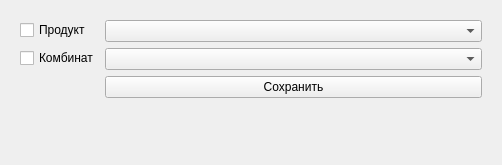
<?xml version="1.0" encoding="UTF-8"?>
<ui version="4.0">
 <class>Form</class>
 <widget class="QWidget" name="Form">
  <property name="geometry">
   <rect>
    <x>0</x>
    <y>0</y>
    <width>502</width>
    <height>165</height>
   </rect>
  </property>
  <property name="sizePolicy">
   <sizepolicy hsizetype="Preferred" vsizetype="Preferred">
    <horstretch>0</horstretch>
    <verstretch>0</verstretch>
   </sizepolicy>
  </property>
  <property name="maximumSize">
   <size>
    <width>502</width>
    <height>350</height>
   </size>
  </property>
  <property name="windowTitle">
   <string>Form</string>
  </property>
  <layout class="QVBoxLayout" name="verticalLayout">
   <item>
    <widget class="QWidget" name="widget" native="true">
     <property name="sizePolicy">
      <sizepolicy hsizetype="Expanding" vsizetype="Preferred">
       <horstretch>0</horstretch>
       <verstretch>0</verstretch>
      </sizepolicy>
     </property>
     <layout class="QFormLayout" name="formLayout">
      <item row="0" column="0">
       <widget class="QCheckBox" name="nB">
        <property name="text">
         <string>Продукт</string>
        </property>
       </widget>
      </item>
      <item row="0" column="1">
       <widget class="QComboBox" name="name"/>
      </item>
      <item row="1" column="0">
       <widget class="QCheckBox" name="tB">
        <property name="text">
         <string>Комбинат</string>
        </property>
       </widget>
      </item>
      <item row="1" column="1">
       <widget class="QComboBox" name="typ"/>
      </item>
      <item row="2" column="1">
       <widget class="QPushButton" name="btn">
        <property name="text">
         <string>Сохранить</string>
        </property>
       </widget>
      </item>
     </layout>
    </widget>
   </item>
  </layout>
 </widget>
 <resources/>
 <connections/>
</ui>
